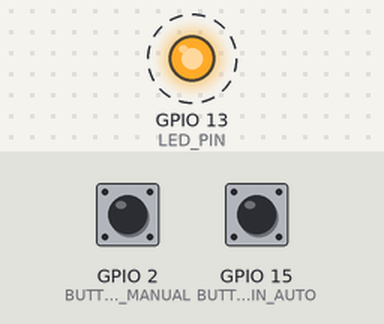
Simulated run of this sketch. Board: ESP32. Shown: output pins drawn as LEDs (lit = HIGH). Dashed ring = blinking. Inputs (shaded band) come from the test bench; at power-on: GPIO 2 (BUTTTON_PIN_MANUAL) HIGH, GPIO 15 (BUTTON_PIN_AUTO) HIGH. What the sketch prints to the serial monitor is not drawn.

Above: at 1.0 s.
Timing chart, 0 to 4.6 s (numbered marks = the images above):
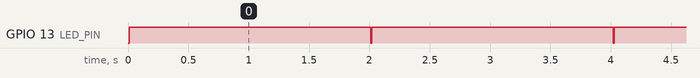

The sketch:

ESP32PLC_ESPNOWREV0.ino
```cpp
// PRUEBA MANUAL/AUTOMATICO Y SALIDA CON ESP32 PLC

//-----------------------------------------------------------
//ESP-NOW: Receiver

//-----------------------------------------------------------
#include <esp_now.h>
#include <WiFi.h>


#define BUTTON_PIN_AUTO 15           //AUTOMATICO
#define BUTTTON_PIN_MANUAL 2        //MANUAL

const int LED_PIN = 13;                //defino el pin de salida

//Configuracion ESPNOW

typedef struct RxStruct
{
  float H2;
} RxStruct;
RxStruct receivedData;
//-------------------------------------------------------------------------------------
void OnDataRecv(const uint8_t * mac, const uint8_t *incomingData, int len)
{
  memcpy(&receivedData, incomingData, sizeof(receivedData));
}


void setup() {

   Serial.begin(115200); // Inicializa la comunicación serial
  pinMode(BUTTON_PIN_AUTO, INPUT_PULLUP);  // Configura el pin como entrada con pull-up
  pinMode(BUTTTON_PIN_MANUAL, INPUT_PULLUP); //Connfigura el pin como entrada con pull-up
  pinMode( LED_PIN, OUTPUT);

  // aseguro que se inicialice apagado
   digitalWrite(LED_PIN, LOW);


//-------------------------------------------------------------------------------------
  WiFi.mode(WIFI_STA);
  if (esp_now_init() != ESP_OK)
  {
    Serial.println("Error initializing ESP-NOW");
    return;
  }
  esp_now_register_recv_cb(OnDataRecv);


}

void loop() {


  //LECTURA DE ESTADO AUTOMATICO
  int buttonState_AUTO = digitalRead(BUTTON_PIN_AUTO);

  // LECTURA DE ESTADO MANUAL
  int buttonState_MANUAL = digitalRead(BUTTTON_PIN_MANUAL);

  //EVALUACION DE ESTADO AUTOMATICO
  if (buttonState_AUTO == 1){

    Serial.println("AUTOMATICO");
    Serial.println(receivedData.H2);
    if(receivedData.H2 > 100){
      //delay(1000);
       digitalWrite(LED_PIN, HIGH);
       //Serial.println("activo");

      delay(15000); // Esperar un segundo
    }

  else{

  digitalWrite(LED_PIN, LOW);
  //Serial.println("desactivado");

  delay(10); // Esperar un segundo

  }
    //delay(1000);
  }


  // EVALUACION DE ESTADO MANUAL
  if (buttonState_MANUAL == 1){

    Serial.println("MANUAL");
    digitalWrite(LED_PIN, HIGH);

    delay(2000);
  }

  else{
    digitalWrite(LED_PIN, LOW);
    delay(1000);
  }


  }
```

Measured:
- by itself, GPIO 13 (LED_PIN): alternates HIGH for 2.0 s and LOW for 0.01 s
